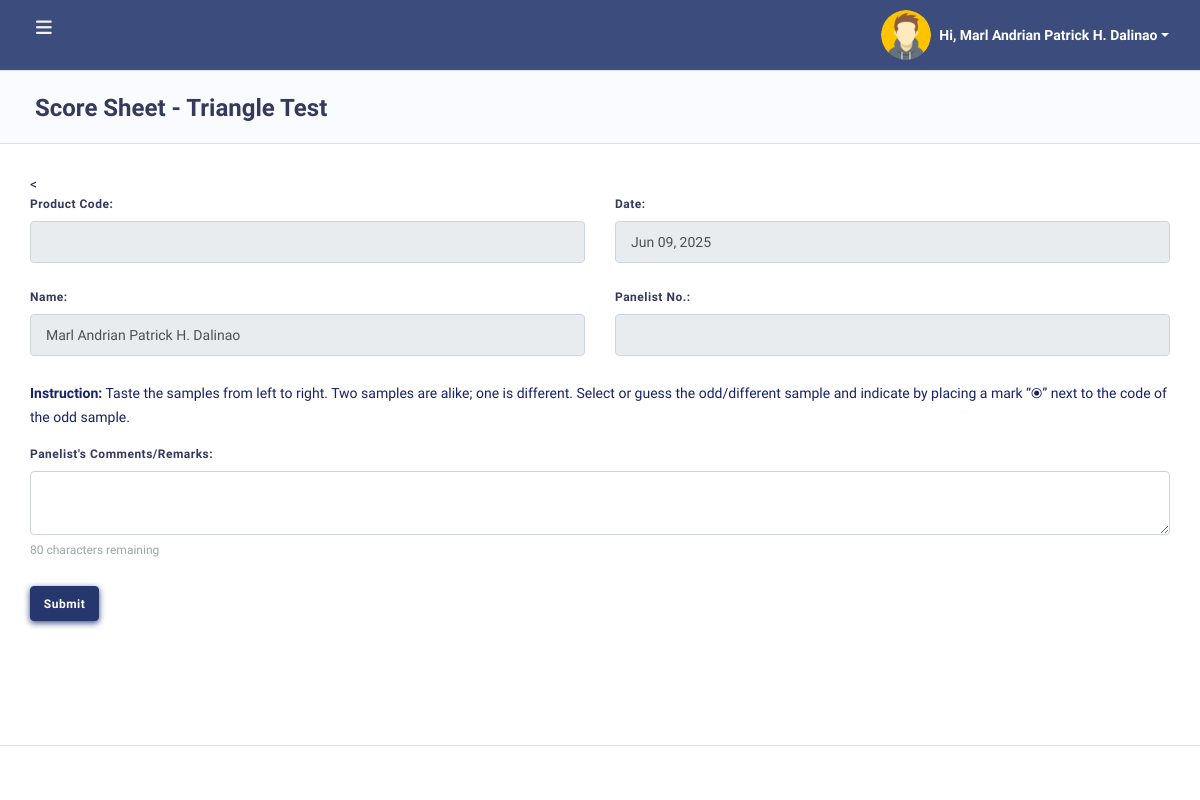
Page /panelist.php (signed in) on the earlier database version.
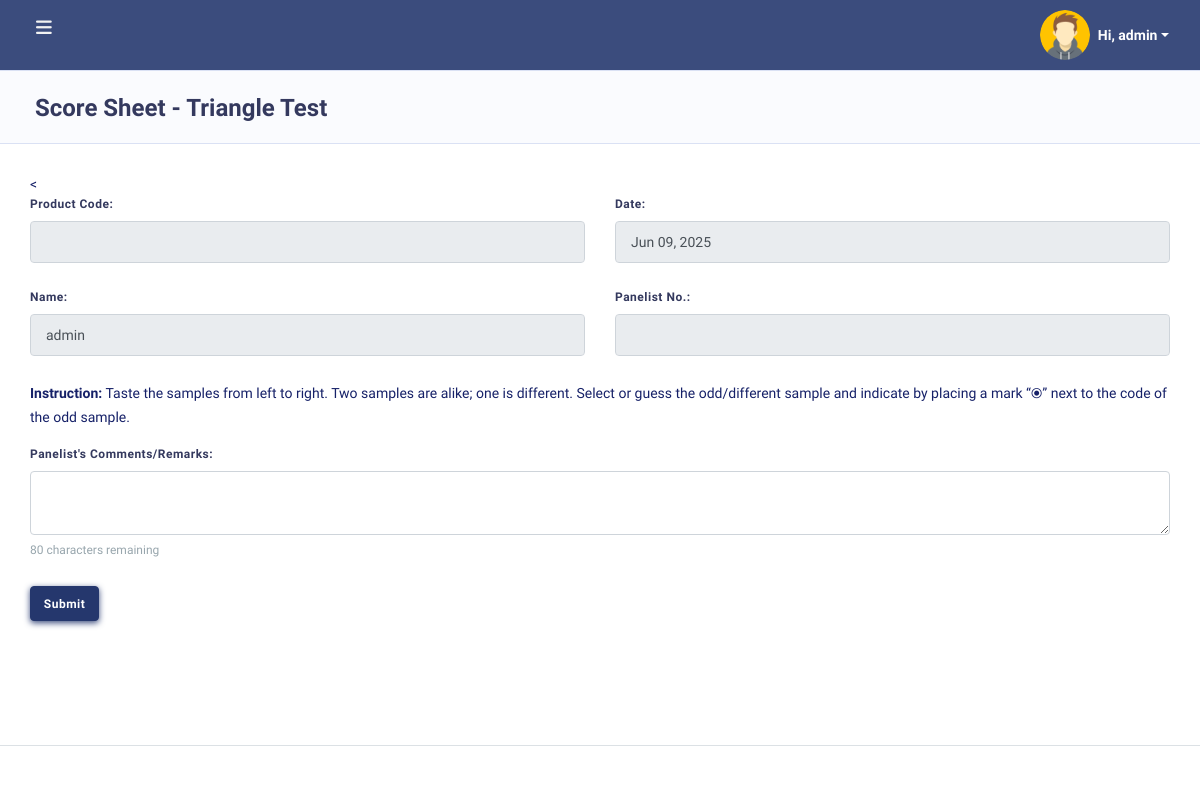
Same page on the later database version.
### tables this page shows
CREATE TABLE `users` (
  `user_id` int(11) NOT NULL,
  `username` varchar(50) NOT NULL,
  `email` varchar(100) NOT NULL,
  `password` varchar(255) NOT NULL,
  `role` tinyint(4) NOT NULL CHECK (`role` in (1,2,3)),
  `code_name` varchar(50) DEFAULT NULL,
  `user_picture` varchar(255) DEFAULT NULL,
  `created_at` timestamp NOT NULL DEFAULT current_timestamp()
);

### panelist.php (the view, shortened to what this page needs)
<?php
include('includes/header.php');
include 'db.php';
$user_id = $_SESSION['user_id'];
$stmt = $conn->prepare("SELECT code_name FROM users WHERE user_id = ?");
$stmt->bind_param("i", $user_id);
$stmt->execute();
$result = $stmt->get_result();
$user = $result->fetch_assoc();
$code_name = isset($user['code_name']) ? $user['code_name'] : 'Unknown';
$lab_code_no = '';
$triad_data = null;
?>
<!DOCTYPE html>
<html lang="en">
<head>
    <link rel="stylesheet" href="assets/modules/datatables/datatables.min.css">
    <link rel="stylesheet" href="assets/modules/datatables/DataTables-1.10.16/css/dataTables.bootstrap4.min.css">
    <link rel="stylesheet" href="assets/modules/datatables/Select-1.2.4/css/select.bootstrap4.min.css">
</head>
<body class="layout-4">
    <div id="app">
        <div class="main-wrapper main-wrapper-1">
            <?php include('includes/topnav.php'); ?>
            <div class="main-content">
                <section class="section">
                    <div class="section-header">
                        <h1>Score Sheet - Triangle Test</h1>
                    </div>
                    <div class="section-body">
                        <<form id="triangleForm" action="submit_triangle_test.php" method="post">
                            <div class="row">
                                <div class="col-md-6 form-group">
                                    <label>Product Code:</label>
                                    <input type="text" class="form-control uniform-input" value="<?= htmlspecialchars($lab_code_no) ?>" readonly>
                                </div>
                                <div class="col-md-6 form-group">
                                    <label>Date:</label>
                                    <input type="text" class="form-control uniform-input" value="<?= date('M d, Y') ?>" readonly>
                                </div>
                            </div>
                            <div class="row">
                                <div class="col-md-6 form-group">
                                    <label>Name:</label>
                                    <input type="text" class="form-control uniform-input" value="<?= htmlspecialchars($code_name) ?>" readonly>
                                </div>
                                <div class="col-md-6 form-group">
                                    <label>Panelist No.:</label>
                                    <input type="text" class="form-control uniform-input" value="<?= htmlspecialchars($triad_data['triad_no']) ?>" readonly>
                                </div>
                            </div>
                            <p><strong>Instruction:</strong> Taste the samples from left to right. Two samples are alike; one is different. Select or guess the odd/different sample and indicate by placing a mark “⦿” next to the code of the odd sample.</p>
                            <div class="form-group">
    <label>Panelist's Comments/Remarks:</label>
    <textarea name="comments" id="comments" class="form-control uniform-input" rows="3" maxlength="80" required oninput="updateCount()"></textarea>
    <small id="charCount" class="form-text text-muted">80 characters remaining</small>
</div>
                            <button type="submit" class="btn btn-primary">Submit</button>
                        </form>
                    </div>
                </section>
            </div>
            <?php include('includes/footer.php'); ?>
        </div>
    </div>
</body>
</html>

### includes/topnav.php (shortened to what this page needs)
<?php
include 'db.php';
$user_id = $_SESSION['user_id'];
$query = $conn->prepare("SELECT code_name, user_picture FROM users WHERE user_id = ?");
$query->bind_param("i", $user_id);
$query->execute();
$query->bind_result($code_name, $user_picture);
$default_image = "uploads/default.png";
if (!empty($user_picture)) {
    if (!str_starts_with($user_picture, "uploads/")) {
        $user_picture = "uploads/" . $user_picture;
    }
} else {
    $user_picture = $default_image;
}
?>
<div class="navbar-bg"></div>
<nav class="navbar navbar-expand-lg main-navbar">
    <form class="form-inline mr-auto">
        <ul class="navbar-nav mr-3">
            <li><a href="#" data-toggle="sidebar" class="nav-link nav-link-lg"><i class="fas fa-bars"></i></a></li>
        </ul>
    </form>
    <ul class="navbar-nav navbar-right">
    <li class="dropdown">
    <a href="#" data-toggle="dropdown" class="nav-link dropdown-toggle nav-link-lg nav-link-user d-flex align-items-center">
        <img src="<?php echo htmlspecialchars($user_picture); ?>"
             class="rounded-circle mr-2"
             style="width: 50px; height: 50px; object-fit: cover;"
             alt="User Avatar">
        <span class="d-sm-inline d-none font-weight-bold" style="font-size: 14px;"> Hi,
            <?php echo htmlspecialchars($code_name); ?>
        </span>
    </a>
</li>
    </ul>
</nav>

Differences in the rows shown:
changed users: code_name "Marl Andrian Patrick H. Dalinao" → "admin"
